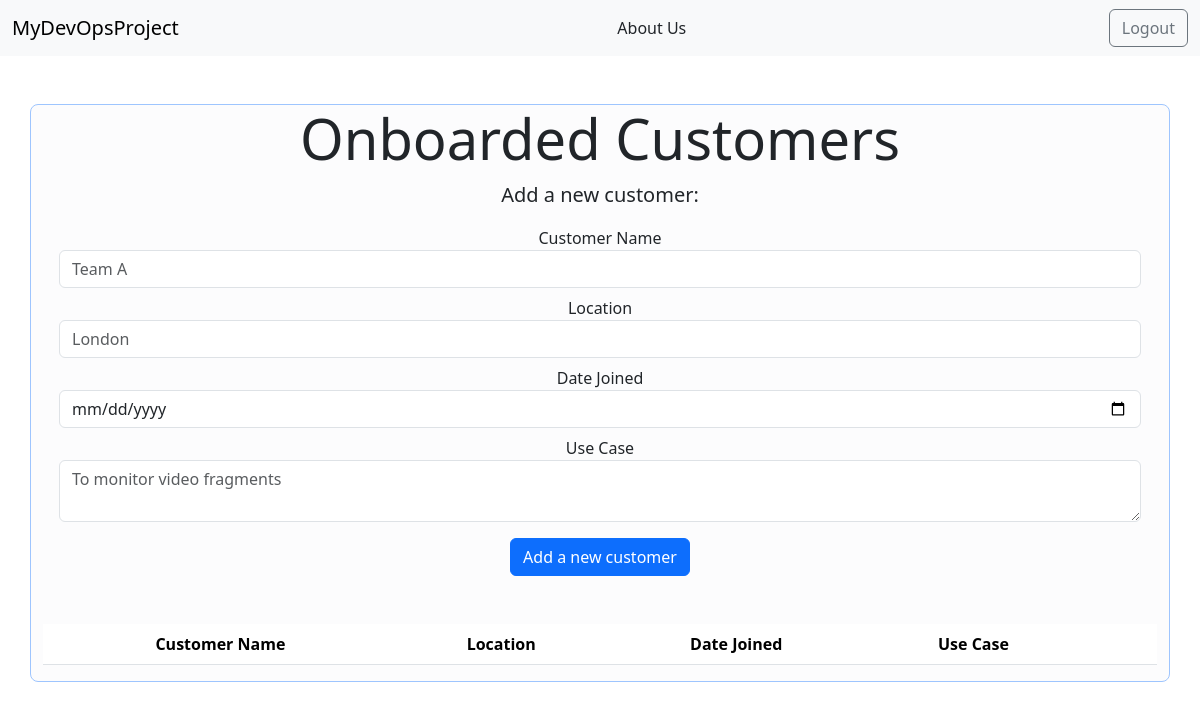
The app's page /customers_database (signed in), older data.
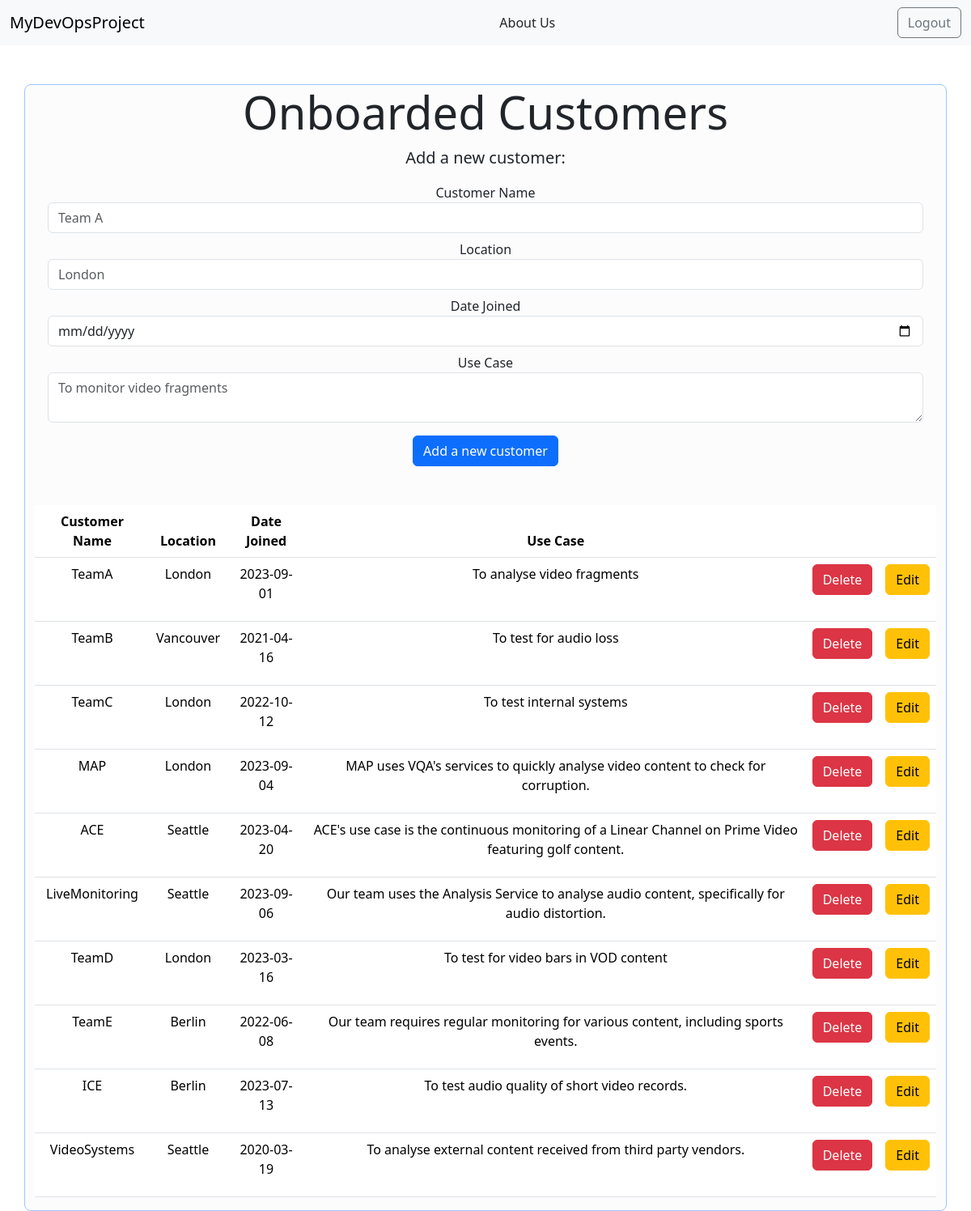
The same page, newer data.
### tables this page shows
CREATE TABLE customers (name VARCHAR PRIMARY KEY UNIQUE NOT NULL, author VARCHAR NOT NULL, dateJoined TEXT NOT NULL, useCase TEXT NOT NULL, location TEXT NOT NULL);

### main.py (the view)
@app.route("/customers_database")
@login_required
def customers_database():
    form = create_customer_form()
    connection = sqlite3.connect("database.db")
    connection.row_factory = sqlite3.Row
    current = connection.cursor()
    currentUser = current_user.username
    isAdmin = current_user.isAdmin
    current.execute("select * from customers")
    rows = current.fetchall();
    return render_template("customers_database.html", rows = rows, form=form, currentUser = currentUser, isAdmin = isAdmin, isAuthenticated = current_user.is_authenticated)

### forms.py (shortened to what this page needs)
    class customer_form(FlaskForm):
        name = StringField('Customer Name', default = nameValue, validators=[InputRequired(), Length(min=3, max=20)], render_kw={"placeholder": "Team A", "class":"form-control"})
        location = StringField('Location', default = locationValue, validators=[InputRequired(), Length(min=2, max=20)], render_kw={"placeholder": "London", "class":"form-control"})
        dateJoined = DateField('Date Joined', default = dateJoinedValue, validators=[InputRequired()], render_kw={"class":"form-control"})
        useCase = TextAreaField('Use Case', default = useCaseValue, validators=[InputRequired(), Length(max=300)], render_kw={"placeholder": "To monitor video fragments", "class":"form-control"})

### forms.py (called while the page is built, shortened)
def create_customer_form(
    nameValue: str = '',
    dateJoinedValue: str = '',
    locationValue: str = '',
    useCaseValue: str = ''
):
    class customer_form(FlaskForm):
        name = StringField('Customer Name', default = nameValue, validators=[InputRequired(), Length(min=3, max=20)], render_kw={"placeholder": "Team A", "class":"form-control"})
        location = StringField('Location', default = locationValue, validators=[InputRequired(), Length(min=2, max=20)], render_kw={"placeholder": "London", "class":"form-control"})
        dateJoined = DateField('Date Joined', default = dateJoinedValue, validators=[InputRequired()], render_kw={"class":"form-control"})
        useCase = TextAreaField('Use Case', default = useCaseValue, validators=[InputRequired(), Length(max=300)], render_kw={"placeholder": "To monitor video fragments", "class":"form-control"})
    return customer_form()

### main.py (called while the page is built)
@login_manager.user_loader
def load_user(id):
    try:
        connection = sqlite3.connect("database.db")
        cursor = connection.cursor()
        cursor.execute("SELECT * FROM users WHERE id = (?)",[id])
        result = cursor.fetchone()
        if result is None:
            return None
        else:
            return User(result[0], result[1], result[2], result[3], result[4])
    except Exception as e:
        return e

### templates/customers_database.html (shortened to what this page needs)
<!DOCTYPE html>
<html lang="en" dir="ltr">
  <head>
    <link href="https://cdn.jsdelivr.net/npm/bootstrap@5.3.1/dist/css/bootstrap.min.css" rel="stylesheet">
  </head>
  <body>
    <nav class="navbar navbar-expand-lg navbar-light bg-light mb-5">
      <div class="container-fluid">
        <a class="navbar-brand" href="{{ url_for('home') }}">MyDevOpsProject</a>
        <a class="nav-link" href="{{ url_for('about') }}">About Us</a>
        {% if isAuthenticated%}
        <a class="btn btn-outline-secondary my-2 my-sm-0" href="{{ url_for('logout') }}" onclick="if (! window.confirm('Are you sure you want to log out?')){return false}">Logout</a>
        {% endif %}
    </div>
    </nav>
    <div class="jumbotron">
        <div class="container-md bg-light-subtle border border-primary-subtle rounded-3 text-center position-relative">
            <h1 class="display-4">Onboarded Customers</h1>
            <p class="lead">Add a new customer:</p>
            <form class="form" action = "{{ url_for('add_customer') }}" method = "POST">
                <div class="form-group mx-sm-3 mb-2">
                    {{ form.name.label() }}
                    {% if form.name.errors %}
                        {{ form.name() }}
                        <div class="invalid-feedback">
                        {% for error in form.name.errors %}
                        <span>* {{ error }}</span>
                        {% endfor %}
                        </div>
                    {%else%}
                        {{ form.name() }}
                    {% endif %}
                </div>
                <div class="form-group mx-sm-3 mb-2">
                    {{ form.location.label() }}
                    {% if form.location.errors %}
                        {{ form.location() }}
                        <div class="invalid-feedback">
                        {% for error in form.location.errors %}
                        <span>* {{ error }}</span>
                        {% endfor %}
                        </div>
                    {%else%}
                        {{ form.location() }}
                    {% endif %}
                </div>
                <div class="form-group mx-sm-3 mb-2">
                    {{ form.dateJoined.label() }}
                    {% if form.dateJoined.errors %}
                        {{ form.dateJoined() }}
                        <div class="invalid-feedback">
                        {% for error in form.dateJoined.errors %}
                        <span>* {{ error }}</span>
                        {% endfor %}
                        </div>
                    {%else%}
                        {{ form.dateJoined() }}
                    {% endif %}
                </div>
                <div class="form-group mx-sm-3 mb-3">
                    {{ form.useCase.label() }}
                    {% if form.useCase.errors %}
                        {{ form.useCase() }}
                        <div class="invalid-feedback">
                        {% for error in form.useCase.errors %}
                        <span>* {{ error }}</span>
                        {% endfor %}
                        </div>
                    {%else%}
                        {{ form.useCase() }}
                    {% endif %}
                </div>
                <button type="submit" class="btn btn-primary mb-4">Add a new customer</button>
            </form>
            <br>
            <table class="table">
                <thead>
                    <tr>
                        <th scope="col">Customer Name</th>
                        <th scope="col">Location</th>
                        <th scope="col">Date Joined</th>
                        <th scope="col">Use Case</th>
                        <th scope="col"></th>
                        <th scope="col"></th>
                    </tr>
                </thead>
                <tbody>
                    {% for row in rows %}
                        <tr>
                            <td>
                                {{row["name"]}}
                            </td>
                            <td>
                                {{row["location"]}}
                            </td>
                            <td>
                                {{row["dateJoined"]}}
                            </td>
                            <td>
                                {{row["useCase"]}}
                            </td>
                            {% if row["author"] == currentUser or isAdmin == "True"%}
                            <td>
                                <form action="{{ url_for('delete_customer', customer_name = row['name']) }}" method= "POST">
                                    <button type="submit" class="btn btn-danger mb-4" onclick="if (! window.confirm('Are you sure you want to delete this customer?')){return false}">Delete</button>
                                </form>
                            </td>
                            <td>
                                <a class="btn btn-warning my-2 my-sm-0" href="{{ url_for('update_customer', name = row['name'], dateJoined = row['dateJoined'], location = row['location'], useCase = row['useCase']) }}">Edit</a>
                            </td>
                            {% endif %}
                        </tr>
                    {%endfor%}
                </tbody>
            </table>
        </div>
    </div>
  </body>
</html>

Row changes from the older to the newer data that the page shows:
added customers: name "TeamA", location "London", dateJoined "2023-09-01", useCase "To analyse video fragments"
added customers: name "TeamB", location "Vancouver", dateJoined "2021-04-16", useCase "To test for audio loss"
added customers: name "TeamC", location "London", dateJoined "2022-10-12", useCase "To test internal systems"
added customers: name "MAP", location "London", dateJoined "2023-09-04", useCase "MAP uses VQA's services to quickly analyse video content to check for corruption."
added customers: name "ACE", location "Seattle", dateJoined "2023-04-20", useCase "ACE's use case is the continuous monitoring of a Linear Channel on Prime Video featuring golf content."
added customers: name "LiveMonitoring", location "Seattle", dateJoined "2023-09-06", useCase "Our team uses the Analysis Service to analyse audio content, specifically for audio distortion."
added customers: name "TeamD", location "London", dateJoined "2023-03-16", useCase "To test for video bars in VOD content"
added customers: name "TeamE", location "Berlin", dateJoined "2022-06-08", useCase "Our team requires regular monitoring for various content, including sports events."
added customers: name "ICE", location "Berlin", dateJoined "2023-07-13", useCase "To test audio quality of short video records."
added customers: name "VideoSystems", location "Seattle", dateJoined "2020-03-19", useCase "To analyse external content received from third party vendors."
